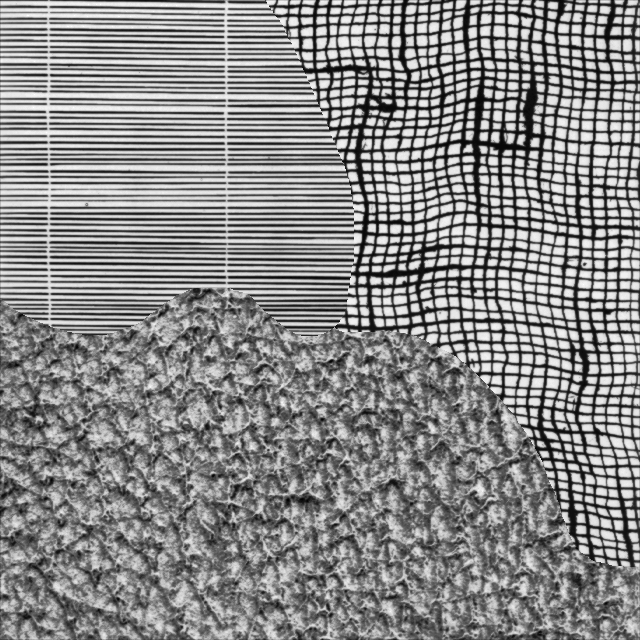
#> input picture 3 Week/3labels/training_image.png, 640 x 640 px, found by its file name
$ python feature_segmentatation_prob_smooth.py   (older library calls are emulated)
#> lines starting #> are read from the running program, lines starting #| are printed output that depends on the picture
### Solutions/Week 3/local_features.py
"""
Helping functions for extracting features from images

Vedrana Andersen Dahl (vand@dtu.dk)
Anders Bjorholm Dahl (abda@dtu.dk)
"""

import numpy as np
import scipy.ndimage

def get_gauss_feat_im(im, sigma=1, normalize=True):
    """Gauss derivative feaures for every image pixel.
    Arguments:
        image: a 2D image, shape (r,c).
        sigma: standard deviation for Gaussian derivatives.
        normalize: flag indicating normalization of features.
    Returns:
        imfeat: 3D array of size (r,c,15) with a 15-dimentional feature
             vector for every pixel in the image.
    Author: vand@dtu.dk, 2020
    """

    r,c = im.shape
    imfeat = np.zeros((r,c,15))
    imfeat[:,:,0] = scipy.ndimage.gaussian_filter(im,sigma,order=0)
    imfeat[:,:,1] = scipy.ndimage.gaussian_filter(im,sigma,order=[0,1])
    imfeat[:,:,2] = scipy.ndimage.gaussian_filter(im,sigma,order=[1,0])
    imfeat[:,:,3] = scipy.ndimage.gaussian_filter(im,sigma,order=[0,2])
    imfeat[:,:,4] = scipy.ndimage.gaussian_filter(im,sigma,order=[1,1])
    imfeat[:,:,5] = scipy.ndimage.gaussian_filter(im,sigma,order=[2,0])
    imfeat[:,:,6] = scipy.ndimage.gaussian_filter(im,sigma,order=[0,3])
    imfeat[:,:,7] = scipy.ndimage.gaussian_filter(im,sigma,order=[1,2])
    imfeat[:,:,8] = scipy.ndimage.gaussian_filter(im,sigma,order=[2,1])
    imfeat[:,:,9] = scipy.ndimage.gaussian_filter(im,sigma,order=[3,0])
    imfeat[:,:,10] = scipy.ndimage.gaussian_filter(im,sigma,order=[0,4])
    imfeat[:,:,11] = scipy.ndimage.gaussian_filter(im,sigma,order=[1,3])
    imfeat[:,:,12] = scipy.ndimage.gaussian_filter(im,sigma,order=[2,2])
    imfeat[:,:,13] = scipy.ndimage.gaussian_filter(im,sigma,order=[3,1])
    imfeat[:,:,14] = scipy.ndimage.gaussian_filter(im,sigma,order=[4,0])

    if normalize:
        imfeat -= np.mean(imfeat, axis=(0,1))
        imfeat /= np.std(imfeat, axis=(0,1))

    return imfeat

def get_gauss_feat_multi(im, sigma = [1,2,4], normalize = True):
    '''Multi-scale Gauss derivative feaures for every image pixel.
    Arguments:
        image: a 2D image, shape (r,c).
        sigma: list of standard deviations for Gaussian derivatives.
        normalize: flag indicating normalization of features.
    Returns:
        imfeat: a a 3D array of size (r*c,n_scale,15) with n_scale features in each pixels, and
             n_scale is length of sigma. Each pixel contains a feature vector and feature
             image is size (r,c,15*n_scale).
    Author: abda@dtu.dk, 2021

    '''
    imfeats = []
    for i in range(0,len(sigma)):
        feat = get_gauss_feat_im(im, sigma[i], normalize)
        imfeats.append(feat.reshape(-1,feat.shape[2]))

    imfeats = np.asarray(imfeats).transpose(1,0,2)
    return imfeats


# [36 lines left out: functions im2col, ndim2col, not called in this run]

#%%
import skimage.io
import matplotlib.pyplot as plt

# [29 lines that do not run on import are left out]


### Solutions/Week 3/feature_segmentatation_prob_smooth.py
"""
Vedrana Andersen Dahl (vand@dtu.dk)
Anders Bjorholm Dahl (abda@dtu.dk)
"""

import skimage.io
import numpy as np
import matplotlib.pyplot as plt
import sklearn.cluster
import local_features as lf
import scipy.ndimage


def ind2labels(ind):
    """ Helper function for transforming uint8 image into labeled image."""
    return np.unique(ind, return_inverse=True)[1].reshape(ind.shape)

path = 'C:/Users/hujo8/OneDrive/Advanced image analysis/3 Week/3labels/' # Change path to your directory

#%% READ IN IMAGES
training_image = skimage.io.imread(path + 'training_image.png')
#> training_image is the input picture: shape (640, 640); min 0, max 255, mean 135.8
training_image = training_image.astype(np.float)
training_labels = skimage.io.imread(path + 'training_labels.png')
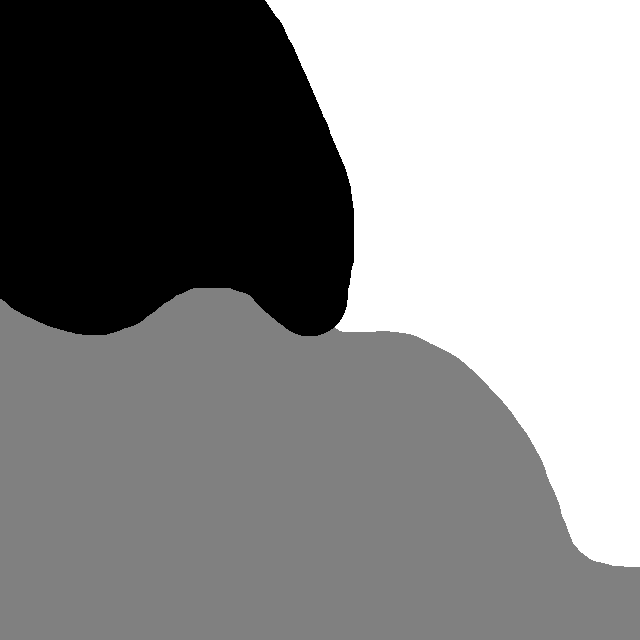
#> input picture 3 Week/3labels/training_labels.png, 640 x 640 px, found by its file name
#> training_labels is the input picture: shape (640, 640); min 0, max 255, mean 136

training_labels = ind2labels(training_labels)
#> in ind2labels, `return np.unique(ind, return_inverse=True)[1].reshape(ind.shape)`:
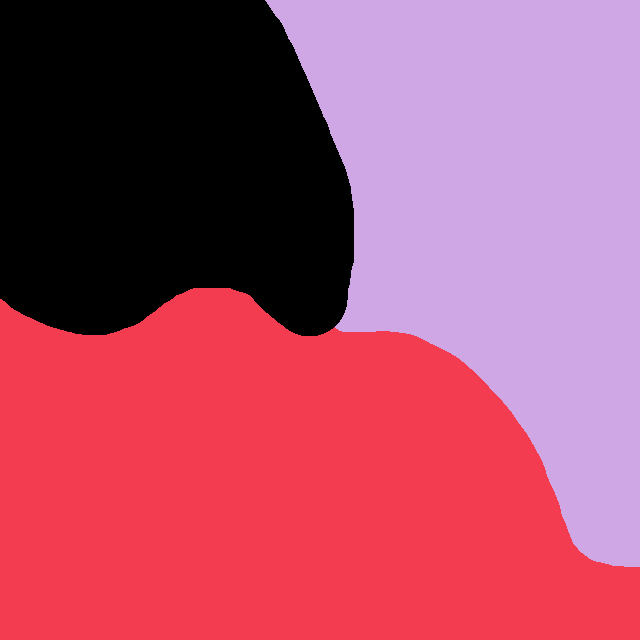
#> returned value: shape (640, 640) int64; 3 distinct labels, from 0 to 2; one colour per label, 0 black
nr_labels = np.max(training_labels)+1 # number of labels in the training image
#> nr_labels = 3

fig, ax = plt.subplots(1,2)
ax[0].imshow(training_image, cmap=plt.cm.gray)
ax[0].set_title('training image')
ax[1].imshow(training_labels)
ax[1].set_title('labels for training image')

#%% TRAING THE MODEL

sigma = [1,2,3]
features = lf.get_gauss_feat_multi(training_image, sigma)
#> after the loop in get_gauss_feat_multi, `for i in range(0,len(sigma)):`: imfeats = 3 items
features = features.reshape((features.shape[0], features.shape[1]*features.shape[2]))
labels = training_labels.ravel()

labels = training_labels.ravel()


nr_keep = 15000 # number of features randomly picked for clustering
keep_indices = np.random.permutation(np.arange(features.shape[0]))[:nr_keep]

features_subset = features[keep_indices,:]
labels_subset = labels[keep_indices]
#> labels_subset = 15000 values, max 2 at index 1, min 0 at index 3, mean 1.06

nr_clusters = 1000 # number of feature clusters
# for speed, I use mini-batches
kmeans = sklearn.cluster.MiniBatchKMeans(n_clusters=nr_clusters, batch_size=2*nr_clusters)
kmeans.fit(features_subset)
assignment = kmeans.labels_

edges = np.arange(nr_clusters+1)-0.5 # histogram edges halfway between integers
hist = np.zeros((nr_clusters,nr_labels))
for l in range(nr_labels):
    hist[:,l] = np.histogram(assignment[labels_subset==l],bins=edges)[0]
#> after the loop, hist = 1000 rows, first 8: [20, 0, 0], [0, 26, 0], [7, 0, 0], [31, 0, 0], [0, 25, 0], [31, 0, 0], [0, 7, 0], [0, 10, 0]
sum_hist = np.sum(hist,axis=1)
#> sum_hist = 1000 values, max 61 at index 440, min 1 at index 36, mean 15
cluster_probabilities = hist/(sum_hist.reshape(-1,1))
#> cluster_probabilities = 1000 rows, first 8: [1, 0, 0], [0, 1, 0], [1, 0, 0], [1, 0, 0], [0, 1, 0], [1, 0, 0], [0, 1, 0], [0, 1, 0]

fig, ax = plt.subplots(1,2)
legend_label = [f'label {x}' for x in range(nr_labels)]
#> legend_label = ['label 0', 'label 1', 'label 2']

ax[0].plot(hist,'.')
ax[0].set_xlabel('cluster id')
ax[0].set_ylabel('number of features in cluster')
ax[0].legend(legend_label)
ax[0].set_title('features in clusters per label')
ax[1].plot(cluster_probabilities,'.')
ax[1].set_xlabel('cluster id')
ax[1].set_ylabel('label probability for cluster')
ax[1].legend(legend_label)
ax[1].set_title('cluster probabilities')

# Finished training

#%% USING THE MODEL
testing_image = skimage.io.imread(path + 'testing_image.png')
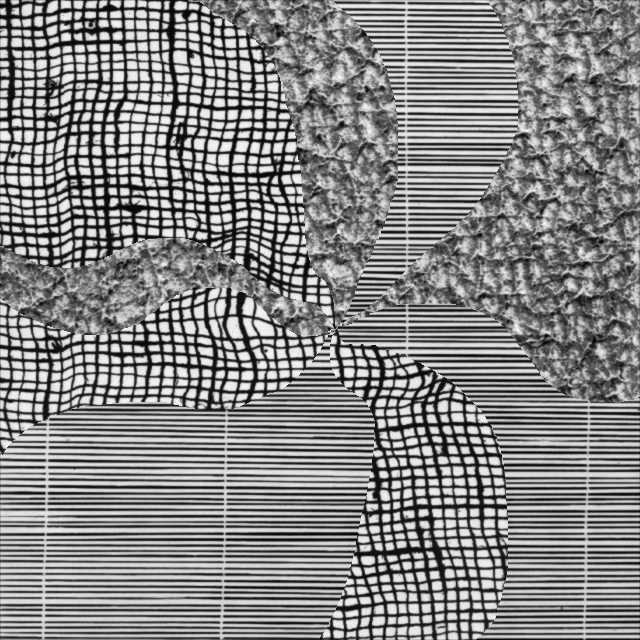
#> input picture 3 Week/3labels/testing_image.png, 640 x 640 px, found by its file name
#> testing_image is the input picture: shape (640, 640); min 0, max 255, mean 132.7
testing_image = testing_image.astype(np.float)

features_testing = lf.get_gauss_feat_multi(testing_image, sigma)
features_testing = features_testing.reshape((features_testing.shape[0], features_testing.shape[1]*features_testing.shape[2]))
labels = training_labels.ravel()

assignment_testing = kmeans.predict(features_testing)

probability_image = np.zeros((assignment_testing.size, nr_labels))
for l in range(nr_labels):
    probability_image[:,l] = cluster_probabilities[assignment_testing, l]
probability_image = probability_image.reshape(testing_image.shape + (nr_labels,))
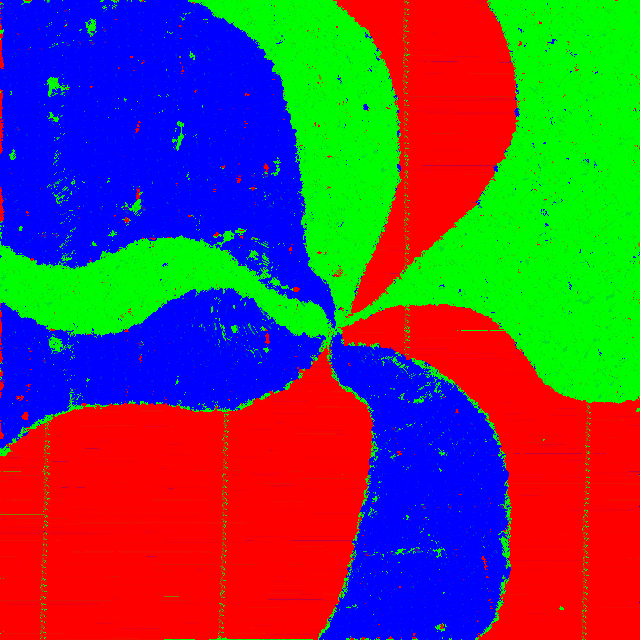
#> probability_image: shape (640, 640, 3) float64; mean of channels 0, 1, 2 0.385, 0.278, 0.337; drawn as R, G, B

P_rgb = np.zeros(probability_image.shape[0:2]+(3,))
k = min(nr_labels,3)
#> k = 3
P_rgb[:,:,:k] = probability_image[:,:,:k]

fig, ax = plt.subplots(1,2)
ax[0].imshow(testing_image, cmap=plt.cm.gray)
ax[0].set_title('testing image')
ax[1].imshow(P_rgb)
ax[1].set_title('probabilities for testing image as RGB')

#%% SMOOTH PROBABILITY MAP

sigma = 3 # Gaussian smoothing parameter

seg_im_max = np.argmax(P_rgb,axis = 2)
#> seg_im_max: shape (640, 640) int64; 3 distinct labels, from 0 to 2
c = np.eye(P_rgb.shape[2])
#> c = [[1, 0, 0], [0, 1, 0], [0, 0, 1]]
P_rgb_max = c[seg_im_max]

probability_smooth = np.zeros(probability_image.shape)
for i in range(0,probability_image.shape[2]):
    probability_smooth[:,:,i] = scipy.ndimage.gaussian_filter(probability_image[:,:,i],sigma,order=0)
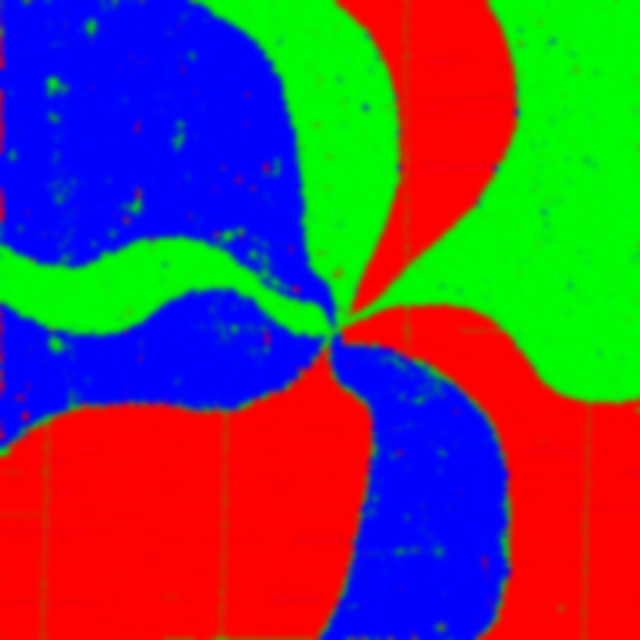
#> probability_smooth: shape (640, 640, 3) float64; mean of channels 0, 1, 2 0.385, 0.278, 0.337; drawn as R, G, B
seg_im_smooth = np.argmax(probability_smooth,axis=2)
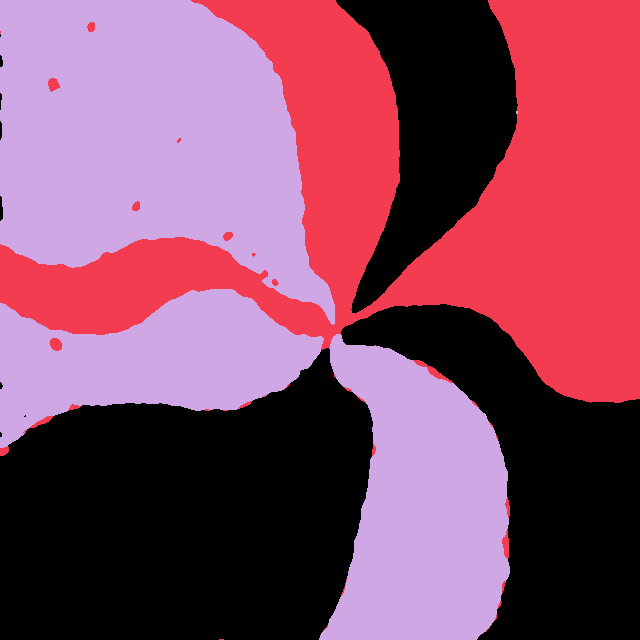
#> seg_im_smooth: shape (640, 640) int64; 3 distinct labels, from 0 to 2; one colour per label, 0 black

probability_smooth_max = c[seg_im_smooth]

P_rgb_smooth = np.zeros(probability_smooth_max.shape[0:2]+(3,))
k = min(nr_labels,3)
P_rgb_smooth[:,:,:k] = probability_smooth[:,:,:k]
P_rgb_smooth_max = np.zeros(probability_smooth_max.shape[0:2]+(3,))
P_rgb_smooth_max[:,:,:k] = probability_smooth_max[:,:,:k]

# Display result
fig,ax = plt.subplots(2,4,sharex=True,sharey=True)
ax[0][0].imshow(P_rgb[:,:,0])
ax[0][1].imshow(P_rgb[:,:,1])
ax[0][2].imshow(P_rgb[:,:,2])
ax[0][3].imshow(P_rgb_max)
ax[1][0].imshow(P_rgb_smooth[:,:,0])
ax[1][1].imshow(P_rgb_smooth[:,:,1])
ax[1][2].imshow(P_rgb_smooth[:,:,2])
ax[1][3].imshow(P_rgb_smooth_max)
#> figure, not shown here; panel 1: curve peaks at x = 440, y = 61; panel 1: curve peaks at x = 615, y = 53; panel 1: curve peaks at x = 74, y = 37; panel 2: curve peaks at x = 0, y = 1
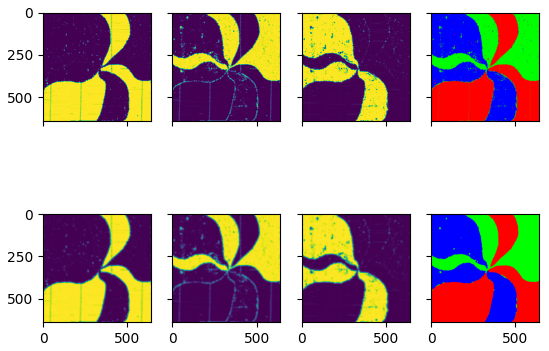
#> figure drawn by matplotlib, 8 panels
